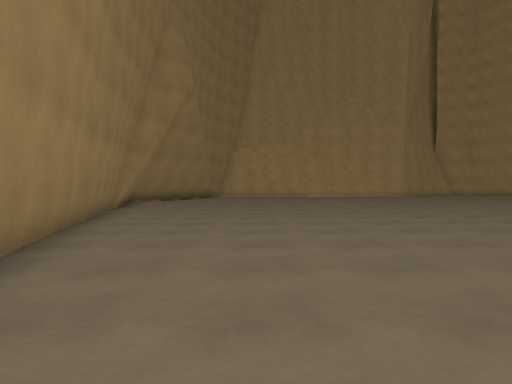
[1] (above)

23 first-person views from a walk through a scene from a Unity 3-D project. The camera is 1.2 m above the floor, tilts 2° down and sees 70° across. The floor is counted in squares, 1.68 m on a side. Each view is taken from the middle of a square. On the plan, view 1 faces up. The plan holds only what a view shows up to about 11 squares ahead; the rest is blank. The place goes on beyond the plan. The player character is not drawn.

[2]
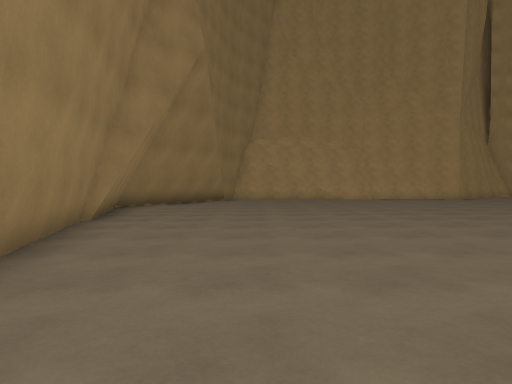

[3]
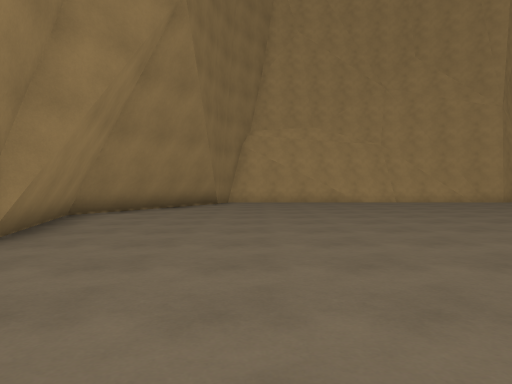

[4]
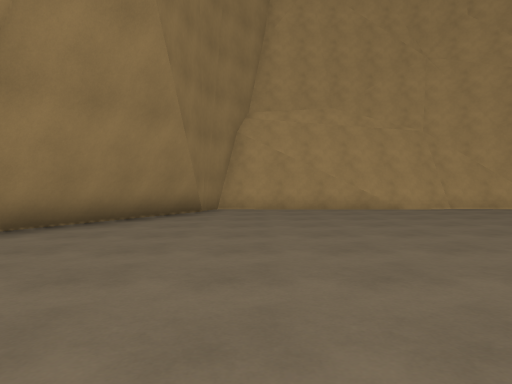

[5]
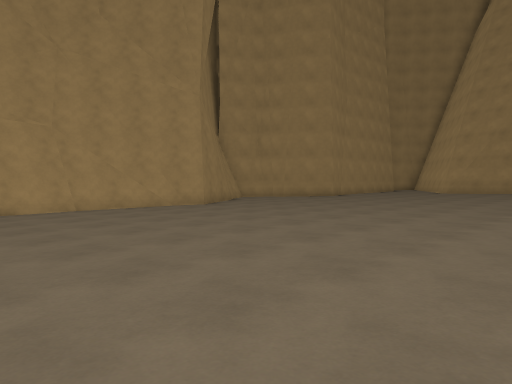

[6]
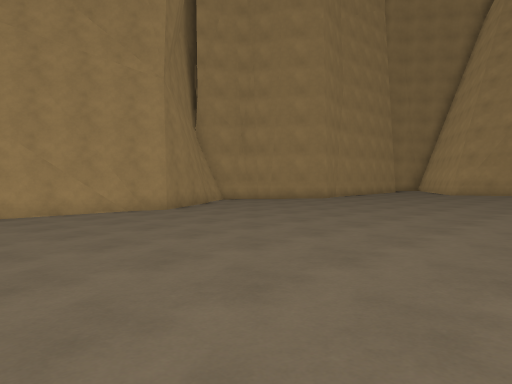

[7]
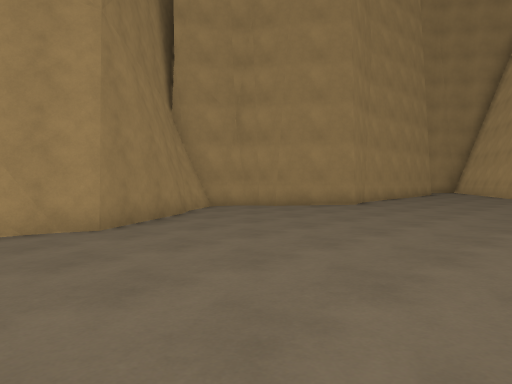

[8]
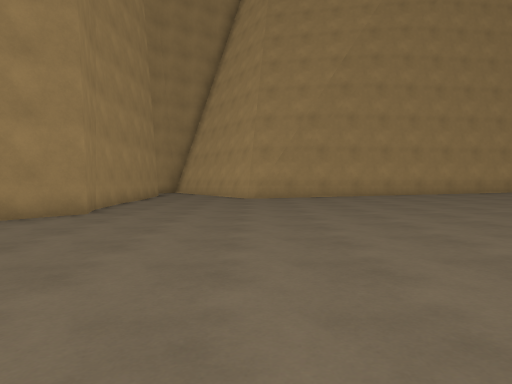

[9]
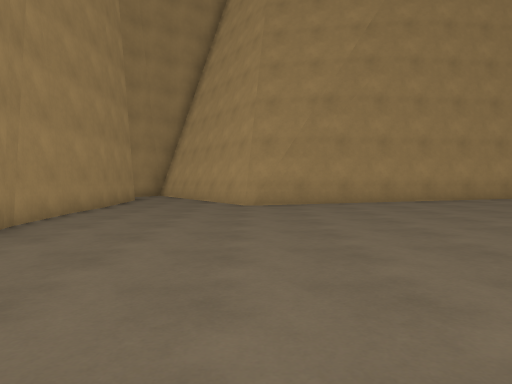

[10]
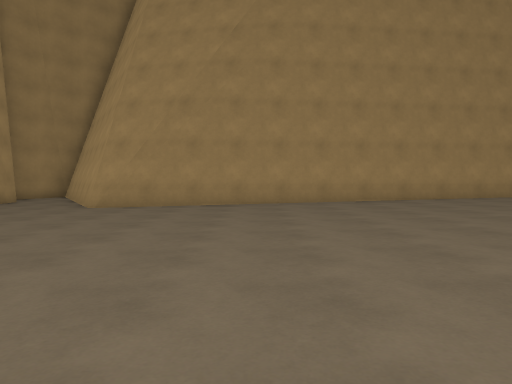

[11]
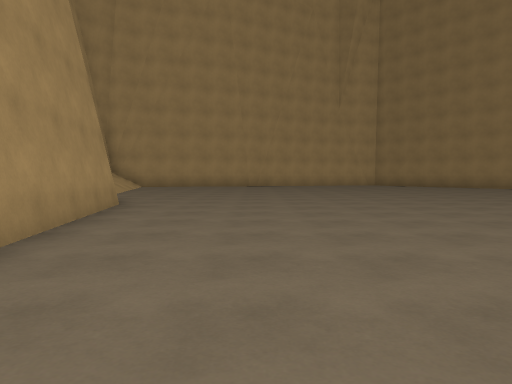

[12]
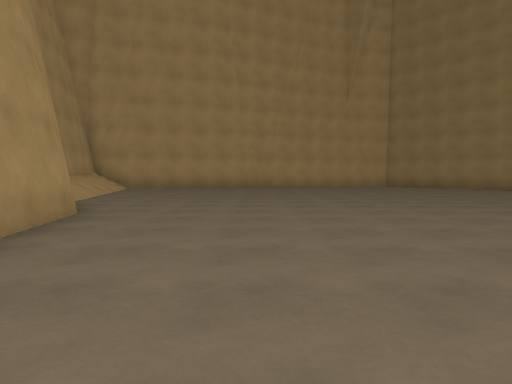

[13]
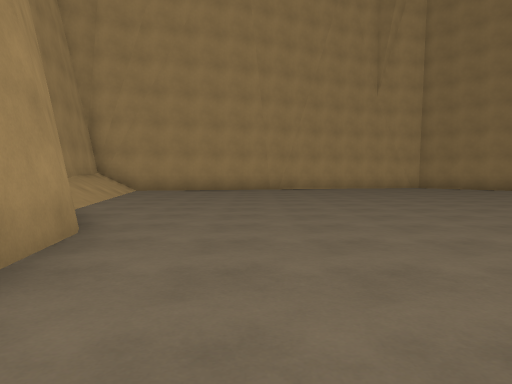

[14]
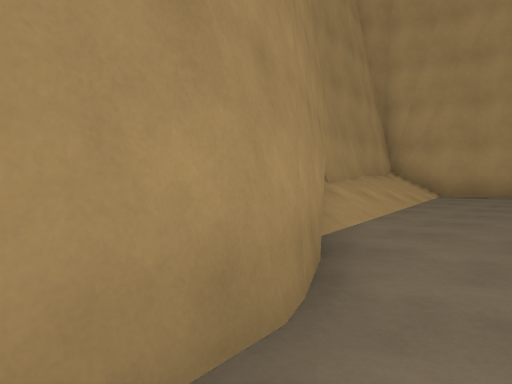

[15]
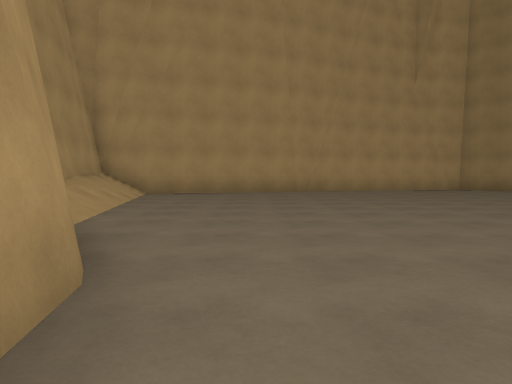

[16]
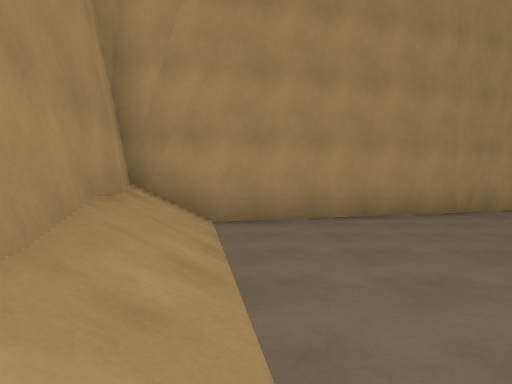

[17]
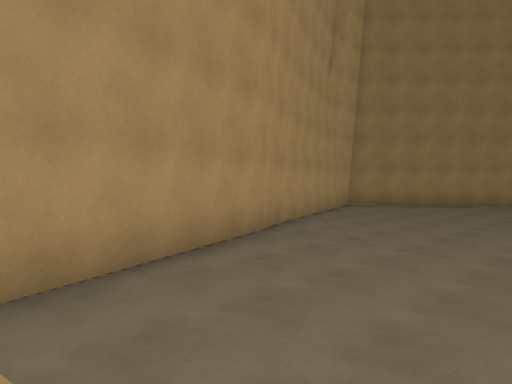

[18]
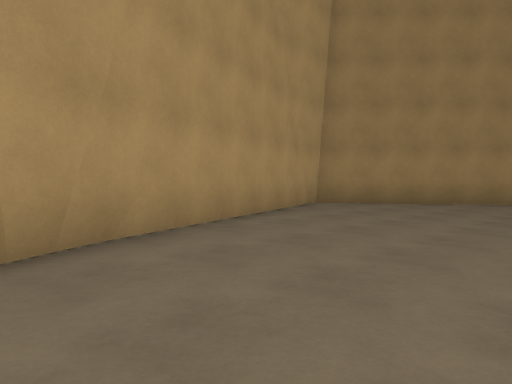

[19]
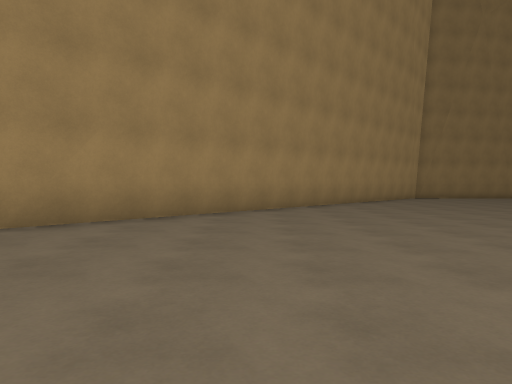

[20]
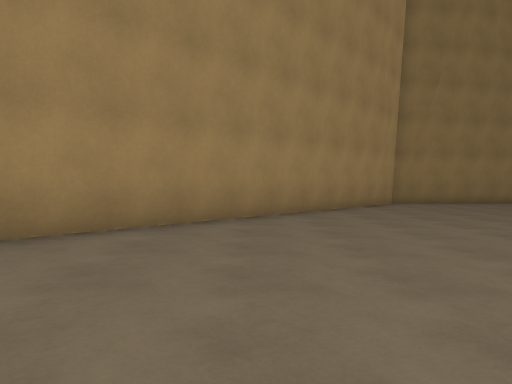

[21]
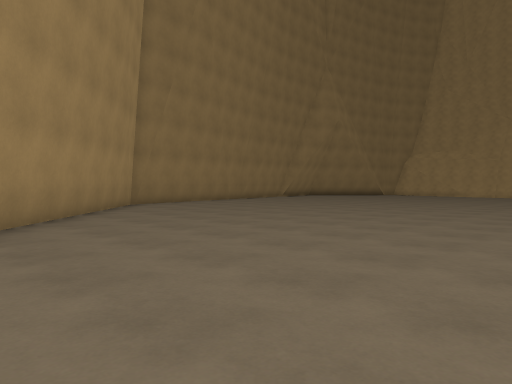

[22]
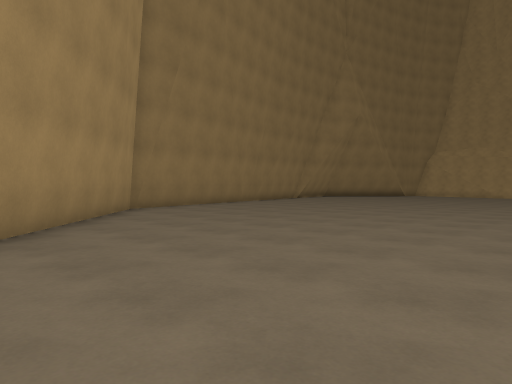

[23]
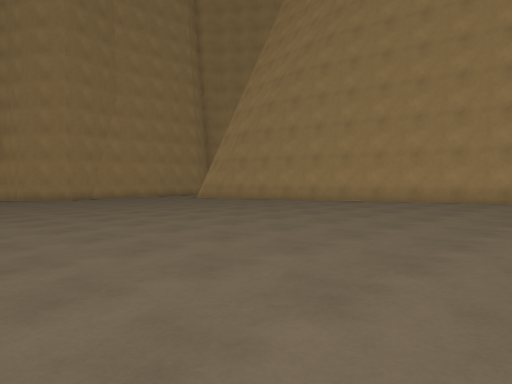

### Floor plan
Key: @ floor where view 1 was taken; # wall or solid block; . main floor; : floor 0.25 m higher than the main floor; - floor 0.25 m lower than the main floor; + floor 0.5 m higher than the main floor; * floor 0.75 m higher than the main floor; / step, stairs or slope; = window, fence, low wall or low ledge.
Columns run from 5 left of view 1 to 26 right of it. Each row starts with its distance up from view 1.
 24                 ####
 23                ##--#
 22   ##############---##
 21   #--------####-----########
 20   #-------------------......
 19  =#----------------.........
 18  #--------------...........#
 17 ##-----------.............##
 16 #---------................#
 15 #------...................#
 14 #---......................#
 13 ##........................#
 12  #.............  .........#
 11  #...........   ........::##
 10  #...........   .....::::::#
  9  #..........    ..:::::::::#
  8  #............  :::::::::::#
  7  #..........::  :::::::::::#
  6  ##......::::: ::::::::::::#
  5   #...:::::::: ::::::::::::#
  4   #::::::::::: ::::::::::::##
  3   ##::::::::::::::::::::::::#
  2    #:::::::::::  :::::::::++##
  1    #:::::::::::  ::::::++++++#
  0    ##@:::::::::  :::+++++++++/
 -1     ##:::::::::  ++++++++++++/#
 -2      ##:::::::++  +++++++++++/##
 -3       ###::++++++ ++++++++++++/#
 -4         ##++++++++++++++++++++/#
 -5          ##+++++++++++++++++++/#
 -6           ##++++++++++++++++++/#
 -7            =#++++++++++++++*####
 -8             ##++++++++++*####
 -9              ##++++++**###
-10               ##++**####
-11                ######

Where each view was taken, in squares from view 1:
view 1: 0 up, 0 right, facing up
view 2: 4 up, 1 left, facing up
view 3: 7 up, 1 left, facing up
view 4: 11 up, 1 left, facing up
view 5: 11 up, 1 right, facing up-right
view 6: 12 up, 3 right, facing up-right
view 7: 15 up, 6 right, facing up-right
view 8: 17 up, 8 right, facing right
view 9: 17 up, 11 right, facing right
view 10: 13 up, 11 right, facing right
view 11: 12 up, 19 right, facing down
view 12: 10 up, 19 right, facing down
view 13: 8 up, 20 right, facing down
view 14: 5 up, 21 right, facing down-right
view 15: 6 up, 21 right, facing down
view 16: 0 up, 24 right, facing down
view 17: 3 down, 25 right, facing down-left
view 18: 5 down, 20 right, facing down-left
view 19: 7 down, 16 right, facing left
view 20: 4 down, 11 right, facing left
view 21: 5 down, 10 right, facing up-left
view 22: 4 down, 8 right, facing up-left
view 23: 3 up, 10 right, facing up-right
